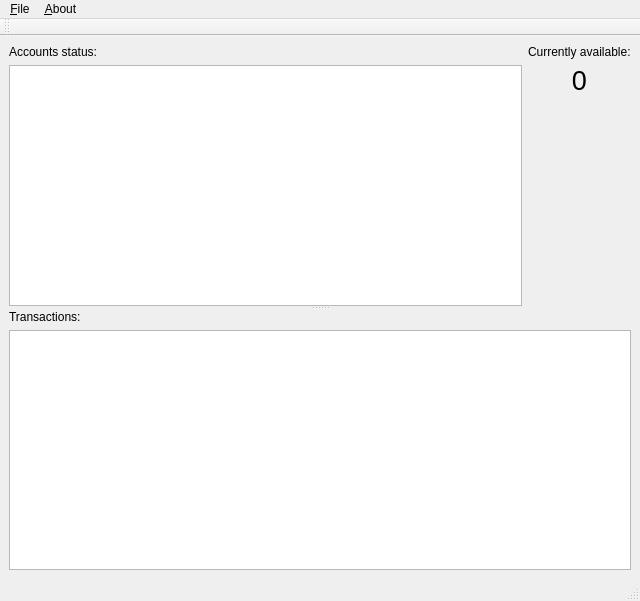
<?xml version="1.0" encoding="UTF-8"?>
<ui version="4.0">
 <class>MainWindow</class>
 <widget class="QMainWindow" name="MainWindow">
  <property name="geometry">
   <rect>
    <x>0</x>
    <y>0</y>
    <width>640</width>
    <height>601</height>
   </rect>
  </property>
  <property name="windowTitle">
   <string/>
  </property>
  <widget class="QWidget" name="widgetContent">
   <layout class="QVBoxLayout" name="verticalLayout_4">
    <item>
     <widget class="QSplitter" name="splitter">
      <property name="orientation">
       <enum>Qt::Vertical</enum>
      </property>
      <widget class="QWidget" name="layoutWidget">
       <layout class="QHBoxLayout" name="horizontalLayout">
        <item>
         <layout class="QVBoxLayout" name="verticalLayout">
          <item>
           <widget class="QLabel" name="labelTest">
            <property name="text">
             <string>Accounts status:</string>
            </property>
           </widget>
          </item>
          <item>
           <widget class="QTableView" name="tvAccountsStatus">
            <property name="editTriggers">
             <set>QAbstractItemView::NoEditTriggers</set>
            </property>
            <property name="selectionMode">
             <enum>QAbstractItemView::NoSelection</enum>
            </property>
            <property name="selectionBehavior">
             <enum>QAbstractItemView::SelectRows</enum>
            </property>
            <property name="verticalScrollMode">
             <enum>QAbstractItemView::ScrollPerPixel</enum>
            </property>
            <property name="horizontalScrollMode">
             <enum>QAbstractItemView::ScrollPerPixel</enum>
            </property>
            <attribute name="horizontalHeaderHighlightSections">
             <bool>false</bool>
            </attribute>
            <attribute name="horizontalHeaderStretchLastSection">
             <bool>true</bool>
            </attribute>
            <attribute name="verticalHeaderVisible">
             <bool>false</bool>
            </attribute>
            <attribute name="verticalHeaderDefaultSectionSize">
             <number>24</number>
            </attribute>
           </widget>
          </item>
         </layout>
        </item>
        <item>
         <layout class="QVBoxLayout" name="verticalLayout_3">
          <item>
           <widget class="QLabel" name="label_2">
            <property name="text">
             <string>Currently available:</string>
            </property>
           </widget>
          </item>
          <item>
           <widget class="QLabel" name="lCurrentlyAvailable">
            <property name="font">
             <font>
              <pointsize>20</pointsize>
              <weight>50</weight>
              <bold>false</bold>
             </font>
            </property>
            <property name="text">
             <string>0</string>
            </property>
            <property name="alignment">
             <set>Qt::AlignCenter</set>
            </property>
           </widget>
          </item>
          <item>
           <spacer name="verticalSpacer">
            <property name="orientation">
             <enum>Qt::Vertical</enum>
            </property>
            <property name="sizeHint" stdset="0">
             <size>
              <width>20</width>
              <height>40</height>
             </size>
            </property>
           </spacer>
          </item>
         </layout>
        </item>
       </layout>
      </widget>
      <widget class="QWidget" name="layoutWidget">
       <layout class="QVBoxLayout" name="verticalLayout_2">
        <item>
         <widget class="QLabel" name="labelTransactions">
          <property name="text">
           <string>Transactions:</string>
          </property>
         </widget>
        </item>
        <item>
         <widget class="QTableView" name="tvTransactions">
          <property name="editTriggers">
           <set>QAbstractItemView::NoEditTriggers</set>
          </property>
          <property name="alternatingRowColors">
           <bool>true</bool>
          </property>
          <property name="selectionMode">
           <enum>QAbstractItemView::NoSelection</enum>
          </property>
          <property name="selectionBehavior">
           <enum>QAbstractItemView::SelectRows</enum>
          </property>
          <property name="verticalScrollMode">
           <enum>QAbstractItemView::ScrollPerPixel</enum>
          </property>
          <property name="horizontalScrollMode">
           <enum>QAbstractItemView::ScrollPerPixel</enum>
          </property>
          <attribute name="horizontalHeaderHighlightSections">
           <bool>false</bool>
          </attribute>
          <attribute name="horizontalHeaderStretchLastSection">
           <bool>true</bool>
          </attribute>
          <attribute name="verticalHeaderVisible">
           <bool>false</bool>
          </attribute>
          <attribute name="verticalHeaderDefaultSectionSize">
           <number>30</number>
          </attribute>
         </widget>
        </item>
       </layout>
      </widget>
     </widget>
    </item>
   </layout>
  </widget>
  <widget class="QMenuBar" name="menubarMain">
   <property name="geometry">
    <rect>
     <x>0</x>
     <y>0</y>
     <width>640</width>
     <height>17</height>
    </rect>
   </property>
   <widget class="QMenu" name="menu_File">
    <property name="title">
     <string>&amp;File</string>
    </property>
    <addaction name="action_FileExit"/>
   </widget>
   <widget class="QMenu" name="menu_About">
    <property name="title">
     <string>&amp;About</string>
    </property>
   </widget>
   <addaction name="menu_File"/>
   <addaction name="menu_About"/>
  </widget>
  <widget class="QToolBar" name="toolbarMain">
   <property name="enabled">
    <bool>true</bool>
   </property>
   <attribute name="toolBarArea">
    <enum>TopToolBarArea</enum>
   </attribute>
   <attribute name="toolBarBreak">
    <bool>false</bool>
   </attribute>
  </widget>
  <widget class="QStatusBar" name="statusbarMain"/>
  <action name="action_FileExit">
   <property name="text">
    <string>E&amp;xit</string>
   </property>
  </action>
 </widget>
 <resources/>
 <connections/>
</ui>
